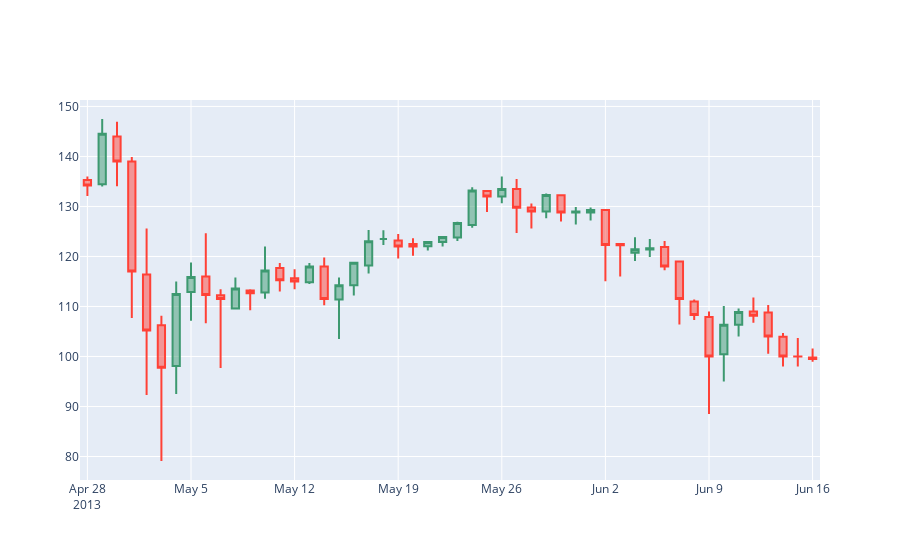

Notebook code for this chart:
### Code cell
# disable the layout for that 


fig=go.Figure(Ticket)


fig.update_layout(xaxis_rangeslider_visible=False)
